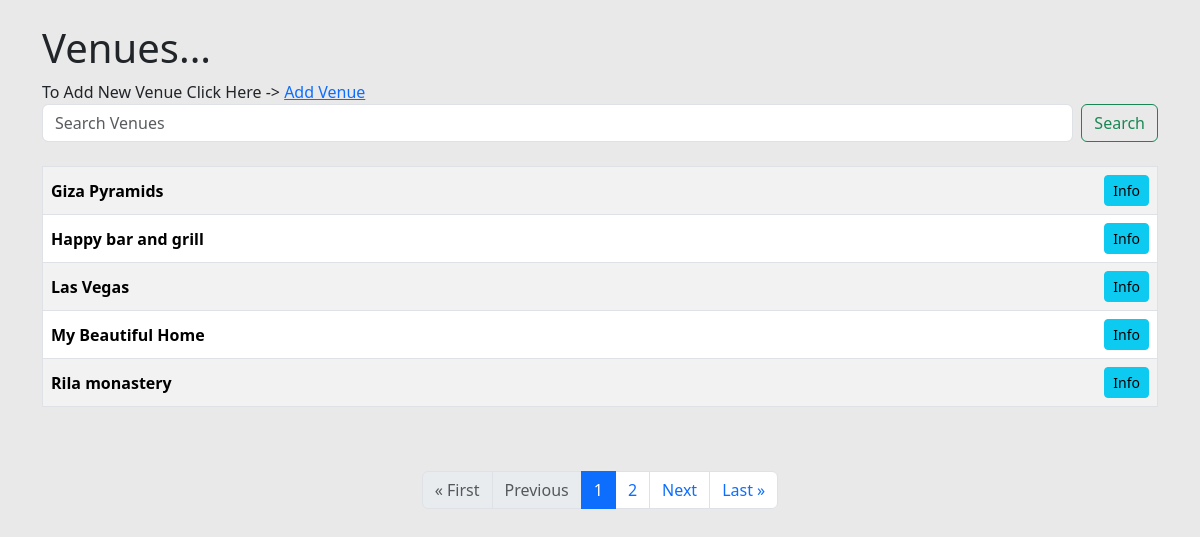
The page /list_venues on the database as committed earlier.
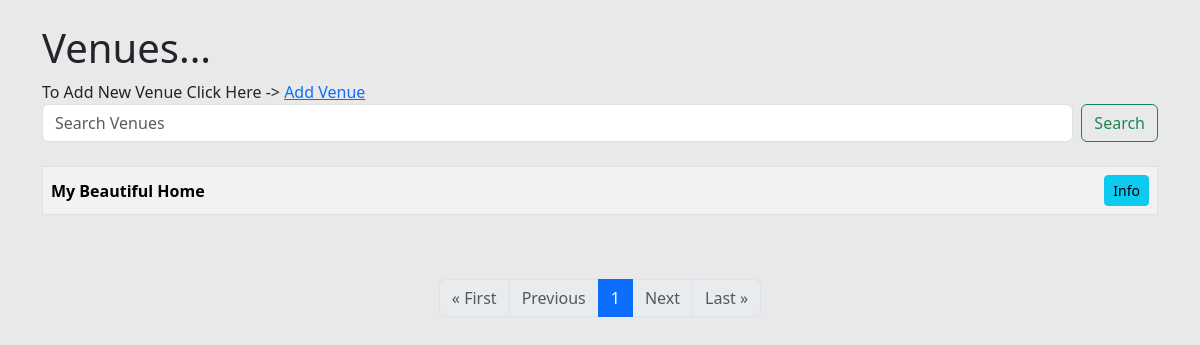
The same page on the database as committed later.
### events/models.py (models this page shows)
class Venue(models.Model):
    name = models.CharField('Venue Name', max_length=150)
    address = models.CharField(max_length=300)
    zip_code = models.CharField('Zip Code', max_length=15)
    phone = models.CharField('Contact Phone', max_length=25, blank=True)
    web = models.URLField('Website Address', blank=True)
    email_address = models.EmailField('Email Address', blank=True)
    owner = models.IntegerField('Venue Owner', blank=False, default=1)
    def __str__(self):
        return self.name

### events/views.py (the view)
# urls.py: path('list_venues', views.list_venues, name="list-venues"),
def list_venues(request):
    if request.method == "POST":
        searched = request.POST.get('searched', '')
        venues = Venue.objects.filter(name__contains=searched).order_by('name')
        all_venues = set_paginator(request, venues, 5)
        return render(request, 'events/venue.html', {'all_venues': all_venues, 'searched': searched})
    else:
        venues = Venue.objects.all().order_by('name')
        all_venues = set_paginator(request, venues, 5)
        return render(request, 'events/venue.html', {'all_venues': all_venues})

### events/views.py (called while the page is built)
def set_paginator(request, obj, pages: int):
    p = Paginator(obj, pages)
    page = request.GET.get('page')
    return p.get_page(page)

### events/templates/events/venue.html (shortened to what this page needs)
{% extends 'events/base.html' %}
{% block content %}
<h1>Venues...</h1>
To Add New Venue Click Here -> <a href="{% url 'add-venue' %}">Add Venue</a>
<br/>
<form class="d-flex" role="search" method="POST" action="{% url 'list-venues' %}">
    <input class="form-control me-2" type="search" placeholder="Search Venues" aria-label="Search"
           name="searched" id="search-input">
    <button class="btn btn-outline-success" type="submit" id="search-button">Search</button>
</form>
<br/>
<table class="table table-bordered table-striped table-hover">
    {% for venue in all_venues %}
    <tr>
        <td>
            <div class="d-flex align-items-center justify-content-between">
                <div>
                    <strong>{{ venue }}</strong>
                </div>
                <div class="d-grid gap-2 d-md-flex justify-content-md-end">
                    <a href="{% url 'show-venue' venue.id %}" class="btn btn-info btn-sm">Info</a>
                </div>
            </div>
        </td>
    </tr>
    {% endfor %}
</table>
<br/><br/>
<nav aria-label="...">
    <ul class="pagination justify-content-center">
        {% if all_venues.has_previous %}
        <li class="page-item">
            <a class="page-link" href="?page=1">&laquo; First</a>
        </li>
        <li class="page-item">
            <a class="page-link" href="?page={{ all_venues.previous_page_number }}">Previous</a>
        </li>
        {% else %}
        <li class="page-item disabled">
            <a class="page-link" tabindex="-1" aria-disabled="true">&laquo; First</a>
        </li>
        <li class="page-item disabled">
            <a class="page-link" tabindex="-1" aria-disabled="true">Previous</a>
        </li>
        {% endif %}
        {% for i in all_venues.paginator.page_range %}
        <li class="page-item {% if all_venues.number == i %}active{% endif %}">
            <a class="page-link" href="?page={{ i }}">{{ i }}</a>
        </li>
        {% endfor %}
        {% if all_venues.has_next %}
        <li class="page-item">
            <a class="page-link" href="?page={{ all_venues.next_page_number }}">Next</a>
        </li>
        <li class="page-item">
            <a class="page-link" href="?page={{ all_venues.paginator.num_pages }}">Last &raquo;</a>
        </li>
        {% else %}
        <li class="page-item disabled">
            <a class="page-link" tabindex="-1" aria-disabled="true">Next</a>
        </li>
        <li class="page-item disabled">
            <a class="page-link" tabindex="-1" aria-disabled="true">Last &raquo;</a>
        </li>
        {% endif %}
    </ul>
</nav>
{% endblock %}

Rows that differ between the two databases and show on the page:
removed Venue: name "Giza Pyramids"
removed Venue: name "Happy bar and grill"
removed Venue: name "Las Vegas"
removed Venue: name "Rila monastery"
Other text that changed with them:
list line gone: "2"
